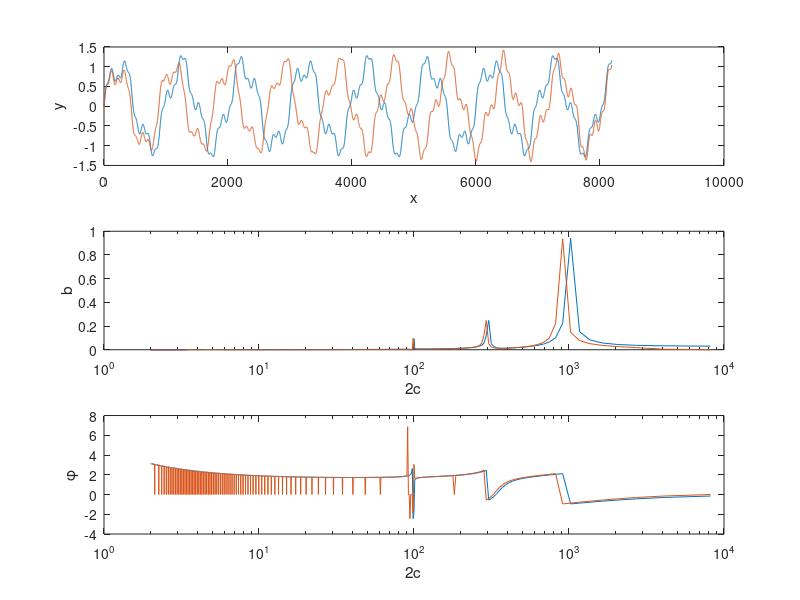

Reproduce this figure in MATLAB.
clear
close all
clc
nu=0.2;
mu=10e9;
P=1e5;
L=8192;
x=[0:L-1]; %distance arbitrary units
A=[.1 .3 1];    %amplitudes in units of x
TA=[100 300 1000]; %wavelength in units of x
fA=1./TA;

%% create the synthetic fracture profile
a=zeros(1,length(x));
for n=1:length(A)
    a=a+A(n).*sin(2*pi.*fA(n).*x);
end
figure;
subplot(3,1,1);
plot(x,a); hold on
xlabel('x');
ylabel('y');
%% compute the FFT
afft=fft(a);
aa=abs(afft/L);
aa=2.*aa(1:L/2);
pp=angle(afft);
pp=pp(1:L/2);
fs=1/mean(diff(x));
f=fs.*(0:((L/2)-1))/L;
lam=1./f;
subplot(3,1,2);
semilogx(lam,aa); hold on
xlabel('2c');
ylabel('b');
subplot(3,1,3);
semilogx(lam,pp); hold on
xlabel('2c');
ylabel('{\phi}');
aao=zeros(1,L/2);
ppo=zeros(1,L/2);
%% calculate the deformate amplitudes and wavelengths
for n=2:L/2
    c0=1/(2*f(n));  % initial length
    b0=aa(n);       % initial height
    c(n)=c0.*(1-2*(1-nu)./(3*mu*(b0/c0)).*P).^(1/2);
    c(n)=real(c(n));
    x0=0;
    if c(n)==0
        U=0;
    else
        U=2.*b0.*(c(n)./c0).^3.*(1-(x0./c(n)).^2).^(3/2); % deformed height
    end
    b(n)=U/2;
    b(n)=real(b(n));
    %% interpolate b on the original frequency
    ID=find(1./(2.*f)<=c(n));
    aao(ID)=aao(ID)+b(n);
    %% shift the phase
    ppo(ID)=ppo(ID)+pp(n);
end
ppd=pp;
aao=[0 diff(aao)];
ppo=[0 diff(ppo)];
subplot(3,1,2);
semilogx(lam,aao); 
subplot(3,1,3);
semilogx(lam,ppo);
%% calculate iFFT
aad=[aao.*L./2 0 fliplr(aao(2:end).*L./2)];
ppd=[ppo 0 fliplr(-ppo(2:end))];
%ppd=angle(afft);
% aad=[aa.*L./2 0 fliplr(aa(2:end).*L./2)];
% ppd=[pp.*L./2 0 fliplr(-pp(2:end))];
aao=aad.*cos(ppd)+1i.*aad.*sin(ppd);
ao=ifft(aao);
subplot(3,1,1);
plot(x,real(ao));
